Frame 1 (no input): blank canvas, image omitted
Frame 60 (no input): blank canvas, image omitted
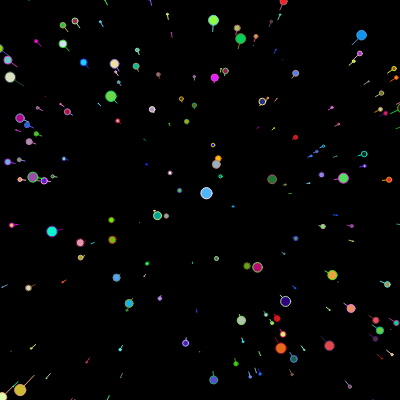
Frame 120 (the mouse pressed at the canvas centre since frame 60)

The p5.js sketch whose frames 1 and 60 were blank and that drew this single picture after the mouse press (run headless with seeded random() and noise() and a simulated clock; from frame 60 on, the mouse is pressed at the canvas centre):

// p5.js sketch
// ── sketch.js
var stars = [];
var numStars = 1000;
var maxStars = 1000;
var forwardSpeed = 5;

function setup() {
  createCanvas(400, 400);
  for(var i=0;i<maxStars;i++){
    stars[i]=new Star();
  }
}

function draw() {
  forwardSpeed = map(mouseX, 0, width, 0,20);
  numStars = map(mouseY, 0, height, 0,maxStars);
  if(numStars>maxStars)
    numStars=maxStars;
  background(0);
  translate(width/2, height/2);
  for(var i=0;i<numStars;i++){
    stars[i].update();
    stars[i].show();
  }
}

// ── star.js
function Star(){
  
  this.make = function(){
    this.x = random(-width/2,width/2);
    this.y = random(-height/2,height/2);
    this.z = width;
    this.pz = this.z;
    this.rcolor = random(255);
    this.gcolor = random(255);
    this.bcolor = random(255);
    this.rcolor2 = random(255);
    this.gcolor2 = random(255);
    this.bcolor2 = random(255);
  }
  this.make();
  this.z = random(width);
  
  this.update = function(){
    this.z=this.z-forwardSpeed;
    if(this.z<1){
      this.make();
    }
  }
  
  this.show = function(){
    
    var sx = map(this.x/this.z,0,1,0,width);
    var sy = map(this.y/this.z,0,1,0,height);
    
    var r = map(this.z, 0, width, 16, 0);
    
    
    var psx = map(this.x/this.pz,0,1,0,width);
    var psy = map(this.y/this.pz,0,1,0,height);
    
    stroke(this.rcolor2,this.gcolor2,this.bcolor2);
    fill(this.rcolor,this.gcolor,this.bcolor);
    
    line(sx,sy,psx,psy);
    ellipse(sx,sy,r,r);
    
    this.pz=this.z;
  }
  this.edge = function() {

  }
}
